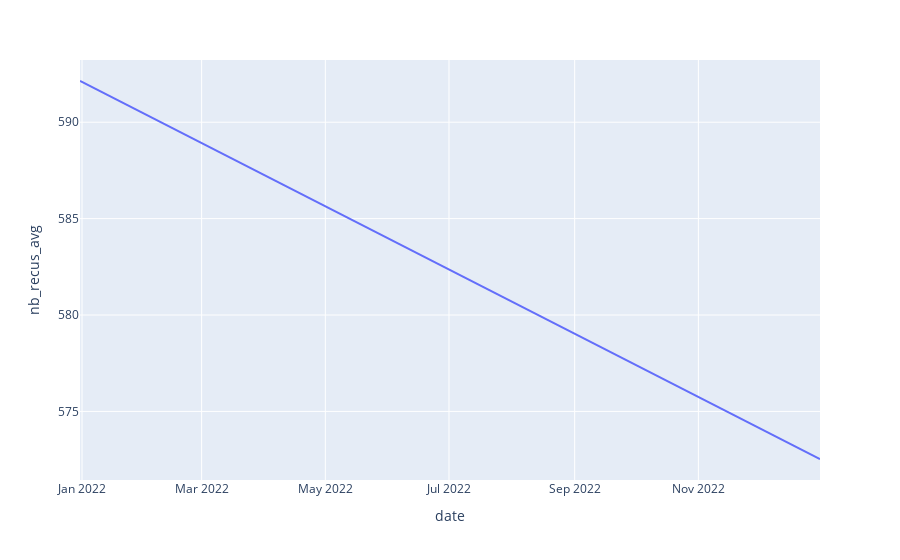

The code cell stored with this chart in its notebook:
### Code cell
df = df_tel.groupby(pd.Grouper(freq = 'Y')).agg(nb_recus_avg = ('nb_recus' , 'mean')).reset_index()
fig = px.line(df, x="date", y="nb_recus_avg")
fig.show()

### Figure 1 — Plotly figure (JSON) as saved in the notebook; plotly's stock layout.template omitted (floating-point values rounded to 4 significant figures)
{"data": [{"hovertemplate": "date=%{x}<br>nb_recus_avg=%{y}<extra></extra>", "legendgroup": "", "line": {"color": "#636efa", "dash": "solid"}, "marker": {"symbol": "circle"}, "mode": "lines", "name": "", "orientation": "v", "showlegend": false, "type": "scatter", "x": ["2021-12-31T00:00:00", "2022-12-31T00:00:00"], "xaxis": "x", "y": [592.1, 572.5], "yaxis": "y"}], "layout": {"legend": {"tracegroupgap": 0}, "margin": {"t": 60}, "xaxis": {"anchor": "y", "domain": [0, 1], "title": {"text": "date"}}, "yaxis": {"anchor": "x", "domain": [0, 1], "title": {"text": "nb_recus_avg"}}}}
